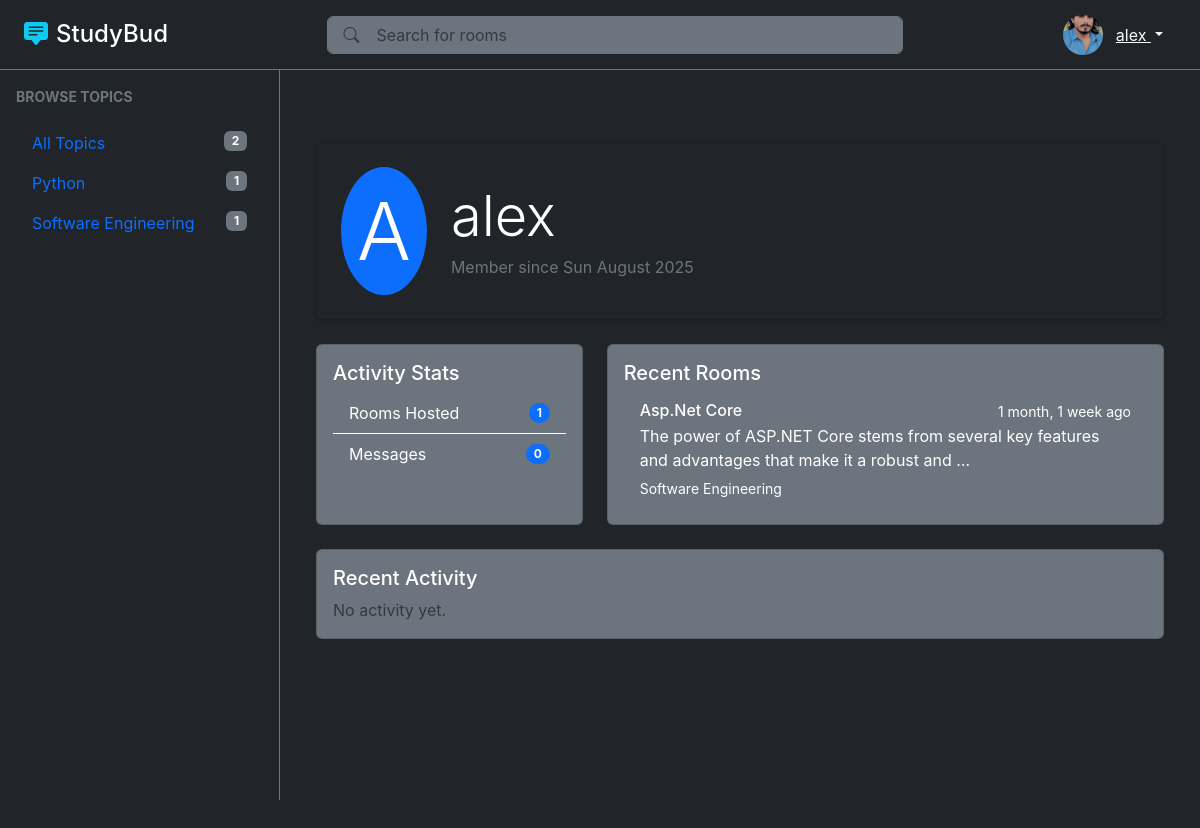
/profile/2/, run on an earlier commit of the app's database.
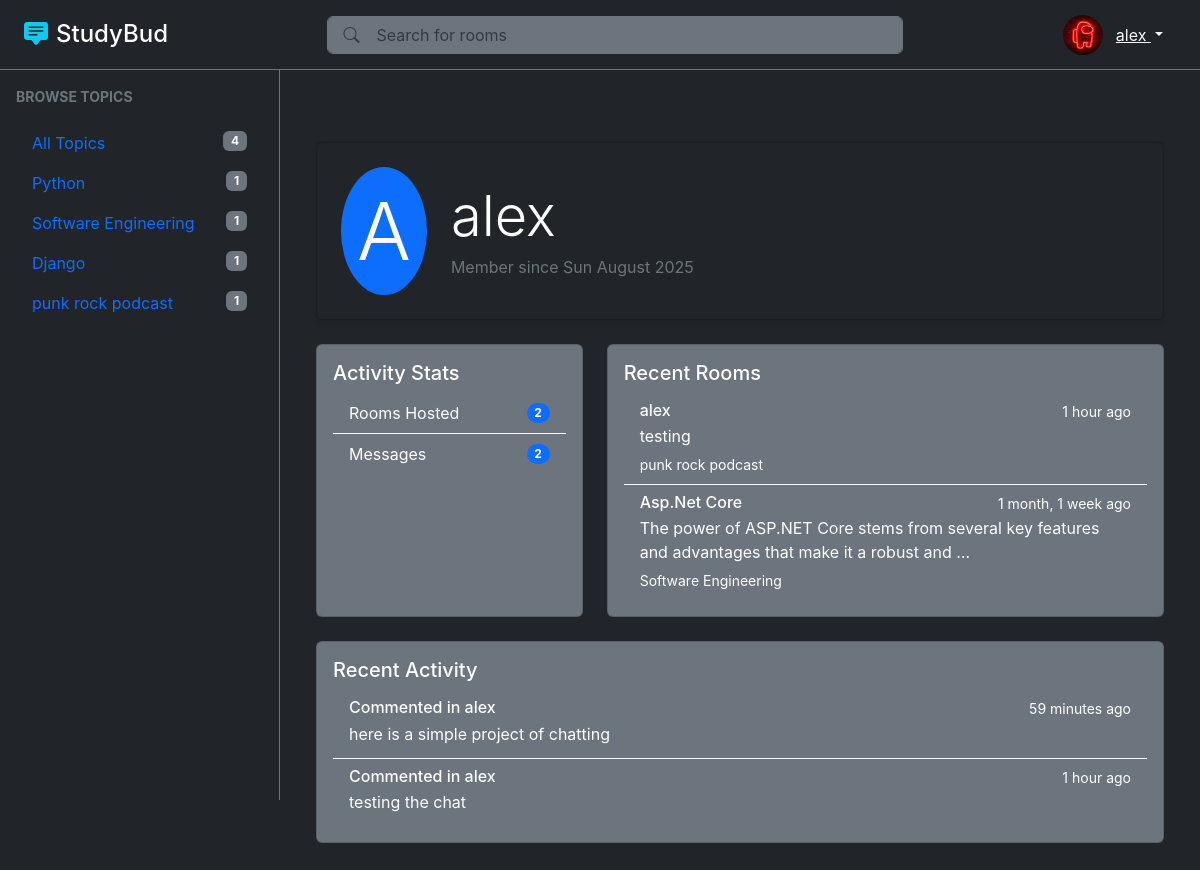
And on a later commit of the database.
### base/models.py (models this page shows, shortened)
class User(AbstractUser):
    username = None
    name = models.CharField(max_length=200, null=True, blank=True)
    email = models.EmailField(unique=True, null=True, blank=True)
    bio = models.TextField(null=True, blank=True)
    avatar = models.ImageField(null=True, blank=True, default='static/uploads/avatar.svg', upload_to='static/uploads/')
    USERNAME_FIELD = 'email'
    REQUIRED_FIELDS = []

class Topic(models.Model):
    name = models.CharField(max_length=200)

class Room(models.Model):
    host = models.ForeignKey(User, on_delete=models.SET_NULL, null=True)
    topic = models.ForeignKey(Topic, on_delete=models.SET_NULL, null=True)
    name = models.CharField(max_length=200)
    description = models.TextField(blank=True, null=True)
    participants = models.ManyToManyField(User, related_name='participants', blank=True)
    updated_at = models.DateTimeField(auto_now=True)
    created_at = models.DateTimeField(auto_now_add=True)
    class Meta:
        ordering = ['-updated_at', '-created_at']

class Message(models.Model):
    user = models.ForeignKey(User, on_delete=models.CASCADE)
    room = models.ForeignKey(Room, on_delete=models.CASCADE)
    body = models.TextField()
    updated_at = models.DateTimeField(auto_now=True)
    created_at = models.DateTimeField(auto_now_add=True)
    class Meta:
        ordering = ['-updated_at', '-created_at']

### base/views.py (the view)
# urls.py: path('profile/<str:pk>/', views.public_profile, name='public-profile'),
def public_profile(request, pk):
    user = User.objects.get(id=pk)
    rooms = user.room_set.all()
    recent_activity = user.message_set.all()
    topics = Topic.objects.all()
    context = {'user': user, 'rooms': rooms, 'recent_activity': recent_activity, 'topics': topics}
    return render(request, 'base/public_profile.html', context)

### base/templates/base/public_profile.html (shortened to what the changed rows need)
{% extends "layout.html" %}
{% block left_side_bar %}
    <a href="{% url 'rooms' %}" class="nav-link">All Topics<span class="badge bg-secondary float-end">{{topics.count}}</span></a>
    {% for topic in topics %}
    <a href="{% url 'rooms' %}?q={{topic.name}}" class="nav-link">{{topic.name}} <span class="badge bg-secondary float-end">{{topic.room_set.count}}</span></a>
    {% endfor %}
{% endblock %}
{% block content %}
    <div class="container py-5">
        <div class="row">
            <div class="col-12 mb-4">
                <div class="card bg-dark text-white shadow-sm">
                    <div class="card-body p-4">
                        <div class="d-flex align-items-center">
                            <div class="display-1 bg-primary rounded-circle p-3 me-4">
                                {{ user.name|make_list|first|upper }}
                            </div>
                            <div>
                                <h1 class="display-4 mb-1">{{ user.name }}</h1>
                                <p class="text-secondary mb-0">Member since {{ user.date_joined|date:"D F Y" }}</p>
                            </div>
                        </div>
                    </div>
                </div>
            </div>
            <div class="col-md-4 mb-4">
                <div class="card bg-secondary text-white h-100">
                    <div class="card-body">
                        <div class="list-group list-group-flush">
                            <div class="list-group-item bg-transparent text-white border-light">
                                <div class="d-flex justify-content-between align-items-center">
                                    <span>Rooms Hosted</span>
                                    <span class="badge bg-primary rounded-pill">{{ user.room_set.count }}</span>
                                </div>
                            </div>
                            <div class="list-group-item bg-transparent text-white border-light">
                                <div class="d-flex justify-content-between align-items-center">
                                    <span>Messages</span>
                                    <span class="badge bg-primary rounded-pill">{{ user.message_set.count }}</span>
                                </div>
                            </div>
                        </div>
                    </div>
                </div>
            </div>
            <div class="col-md-8 mb-4">
                <div class="card bg-secondary text-white h-100">
                    <div class="card-body">
                        {% if user.room_set.all %}
                            <div class="list-group list-group-flush">
                                {% for room in user.room_set.all|slice:":5" %}
                                    <a href="{% url 'room' room.id %}" class="list-group-item bg-transparent text-white border-light">
                                        <div class="d-flex w-100 justify-content-between">
                                            <h6 class="mb-1">{{ room.name }}</h6>
                                            <small>{{ room.created_at|timesince }} ago</small>
                                        </div>
                                        <p class="mb-1">{{ room.description|truncatechars:100 }}</p>
                                        <small>{{ room.topic.name }}</small>
                                    </a>
                                {% endfor %}
                            </div>
                        {% else %}
                            <p class="text-muted mb-0">No rooms hosted yet.</p>
                        {% endif %}
                    </div>
                </div>
            </div>
            <div class="col-12">
                <div class="card bg-secondary text-white">
                    <div class="card-body">
                        <h5 class="card-title">Recent Activity</h5>
                        {% if user.message_set.all %}
                            <div class="list-group list-group-flush">
                                {% for message in user.message_set.all|slice:":5" %}
                                    <div class="list-group-item bg-transparent text-white border-light">
                                        <div class="d-flex w-100 justify-content-between">
                                            <h6 class="mb-1">Commented in {{ message.room.name }}</h6>
                                            <small>{{ message.created_at|timesince }} ago</small>
                                        </div>
                                        <p class="mb-1">{{ message.body }}</p>
                                    </div>
                                {% endfor %}
                            </div>
                        {% else %}
                            <p class="text-muted mb-0">No activity yet.</p>
                        {% endif %}
                    </div>
                </div>
            </div>
        </div>
    </div>
{% endblock %}

### templates/layout.html (shortened to what this page needs)
{% load static %}
<!DOCTYPE html>
<html lang="en">
<head>
    <link href="https://cdn.jsdelivr.net/npm/bootstrap@5.3.7/dist/css/bootstrap.min.css" rel="stylesheet" />
    <link rel="stylesheet" href="https://cdn.jsdelivr.net/npm/bootstrap-icons@1.11.1/font/bootstrap-icons.css" />
    <link rel="stylesheet" href="{% static 'css/style.css' %}" />
</head>
<body class="bg-dark text-light">
    <header class="top-header bg-dark border-bottom border-secondary fixed-top">
        <div class="container-fluid d-flex align-items-center justify-content-between h-100 px-3 px-md-4">
            <a href="{% url 'rooms' %}" class="text-decoration-none d-flex align-items-center">
                <i class="bi bi-chat-square-text-fill fs-4 me-2 text-info"></i>
                <h4 class="mb-0 text-white">StudyBud</h4>
            </a>
            <div class="search-container w-50 d-none d-md-block">
                <form action="{% url 'rooms' %}" class="position-relative">
                    <i class="bi bi-search position-absolute start-0 top-50 translate-middle-y ms-3 text-muted"></i>
                    <input type="text" name="q"
                           class="form-control bg-secondary text-light border-secondary ps-5"
                           placeholder="Search for rooms" aria-label="Search rooms" />
                </form>
            </div>
            <div class="d-flex align-items-center">
                {% if user.is_authenticated %}
                    <img src="{{user.avatar.url}}"
                         class="rounded-circle img-fluid" style="width: 40px; height: 40px; object-fit: cover;" alt="{{user.name}}'s avatar"/>
                    <div class="dropdown">
                        <button class="btn btn-link text-light dropdown-toggle" type="button" data-bs-toggle="dropdown">
                            {{ user.name }}
                        </button>
                    </div>
                {% else %}
                    <a href="{% url 'user:login' %}" class="btn btn-outline-light me-2"><i class="bi bi-box-arrow-in-right me-1"></i>Login</a>
                    <a href="{% url 'user:register' %}" class="btn btn-outline-light"><i class="bi bi-person-plus me-1"></i>Register</a>
                {% endif %}
            </div>
        </div>
    </header>
    <div class="left-sidebar bg-dark border-end border-secondary p-3" id="leftSidebar">
        <div class="mb-4">
            <div class="text-secondary text-uppercase small fw-bold mb-3">Browse Topics</div>
            <nav class="nav flex-column">
                {% block left_side_bar %}{% endblock %}
            </nav>
        </div>
    </div>
    <main class="main-content p-4 bg-dark">
        {% block content %}{% endblock %}
    </main>
</body>
</html>

What changed in the data, as far as the page shows it:
changed User "alex": avatar: a different picture; room_set.count "1" → "2"; message_set.count "0" → "2"
added Topic: name "Django", room_set.count "1"
added Topic: name "punk rock podcast", room_set.count "1"
added Room: name "alex", created_at "1 hour", description "testing", topic.name "punk rock podcast"
added Message: room.name "alex", created_at "59 minutes", body "here is a simple project of chatting"
added Message: room.name "alex", created_at "1 hour", body "testing the chat"
Also different on the page:
{{ topics.count }}: "2" → "4"
text no longer shown: "No activity yet."
